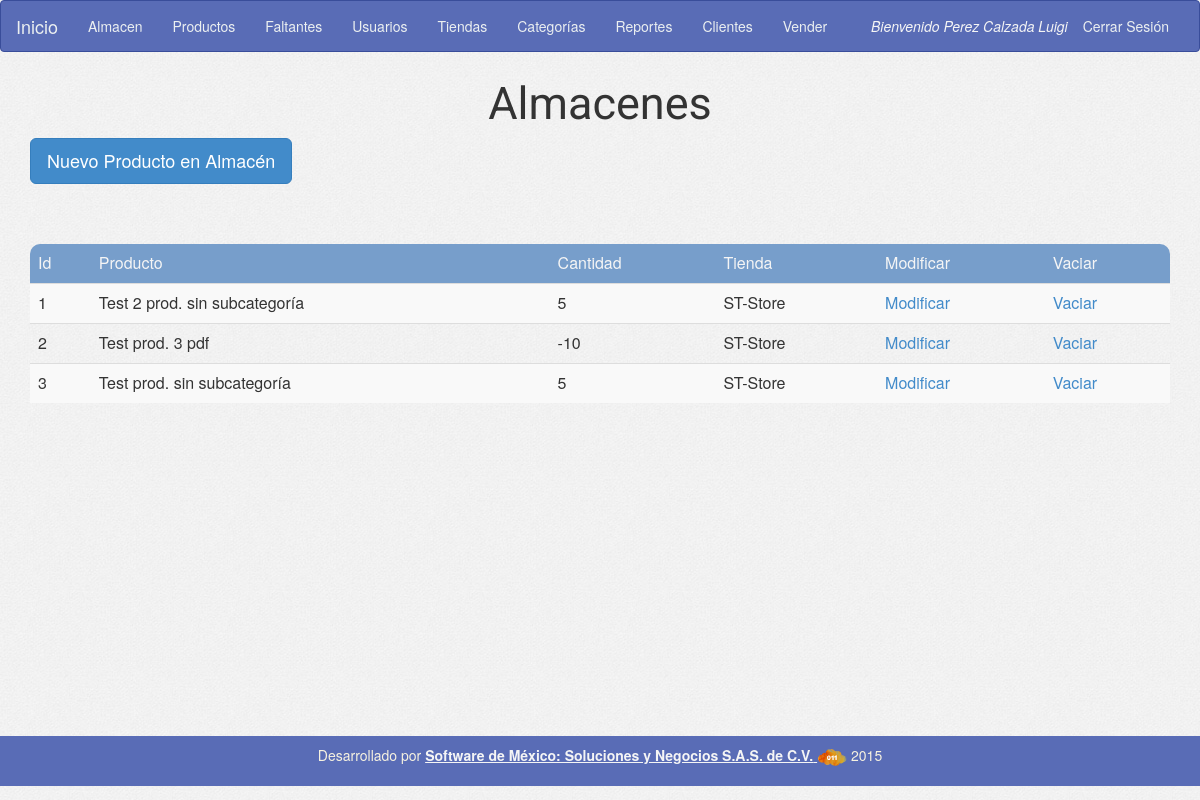
Page /cotizador/form_select_stock_2.php (signed in) on the earlier database version.
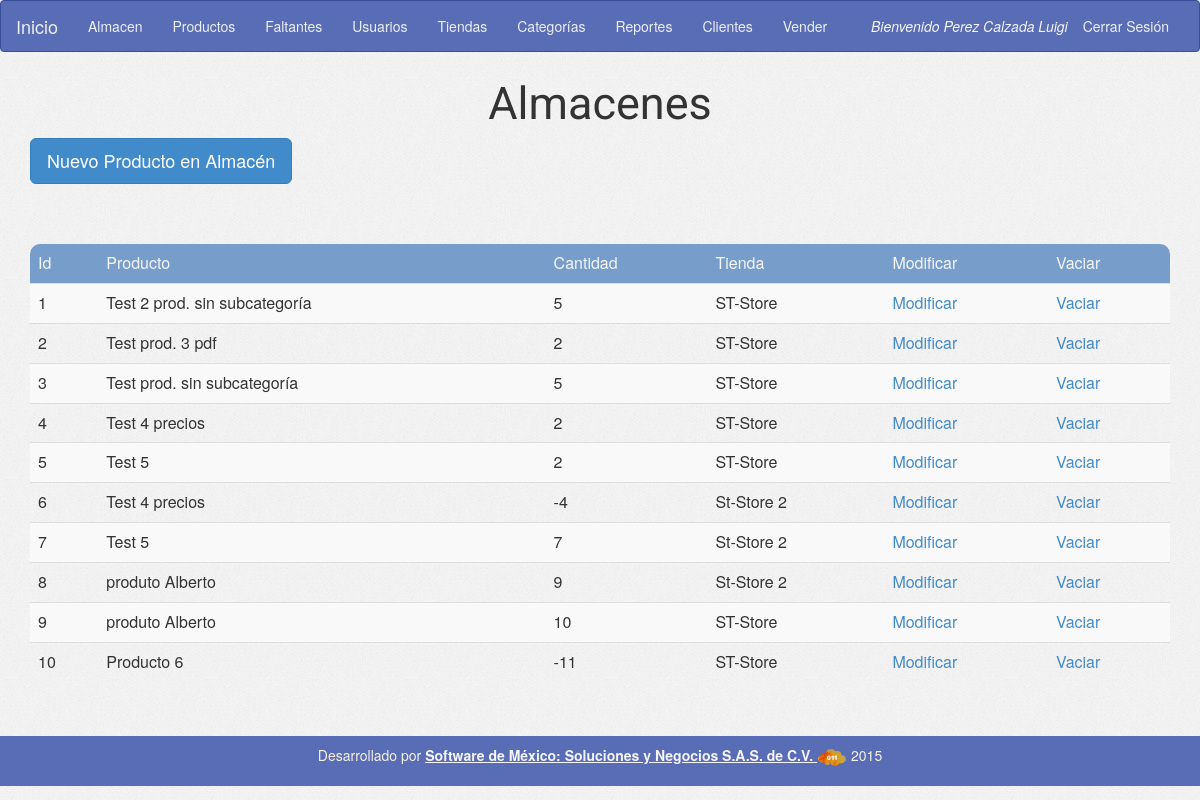
Same page on the later database version.
### tables this page shows
CREATE TABLE `almacenes` (
  `id` int(11) NOT NULL,
  `created` date NOT NULL,
  `user_create` int(11) NOT NULL,
  `updated` date NOT NULL,
  `user_update` int(11) NOT NULL,
  `producto_id` int(11) NOT NULL,
  `cantidad` int(11) NOT NULL,
  `tienda_id` int(11) NOT NULL
);

### cotizador/config/conexion.php (called while the page is built, shortened)
<?php
	$tStock="almacenes";
        $tProduct="productos";
        $tStore="tiendas";
?>

### cotizador/form_select_stock_2.php (the view, shortened to what this page needs)
<?php
include('config/conexion.php');
include('header.php');
include ('menu.php');
if (!isset($_SESSION['sessA']))
  echo '<div class="row"><div class="col-sm-12 text-center"><h2>No ha iniciado sesión de Administrador</h2></div></div>';
else if ($_SESSION['perfil'] != "1")
  echo '<div class="row><div class="col-sm-12 text-center"><h2>No tienes permiso para entrar a esta sección</h2></div></div>';
else {
  $sqlGetStocks = "SELECT id, (SELECT nombre FROM $tProduct WHERE id=$tStock.producto_id) as producto, cantidad, ( SELECT nombre FROM $tStore WHERE id=$tStock.tienda_id) as tienda FROM $tStock ";
  $resGetStocks = $con->query($sqlGetStocks);
  $optStocks = '';
  if ($resGetStocks && $resGetStocks->num_rows > 0) {
    while ($rowGetStocks = $resGetStocks->fetch_assoc()) {
      $optStocks .= '<tr>';
      $optStocks .= '<td>' . $rowGetStocks['id'] . '</td>';
      $optStocks .= '<td>' . $rowGetStocks['producto'] . '</td>';
      $optStocks .= '<td>' . $rowGetStocks['cantidad'] . '</td>';
      $optStocks .= '<td>' . $rowGetStocks['tienda'] . '</td>';
      $optStocks .= '<td><a href="form_update_stock.php?id=' . $rowGetStocks['id'] . '" >Modificar</a></td>';
      $optStocks .= '<td><a class="delete" data-id="' . $rowGetStocks['id'] . '" >Vaciar</a></td>';
      $optStocks .= '</tr>';
    }
  } else {
    $optStocks.='<tr><td colspan="6">No existen productos en almacen aún.</td></tr>';
  }
  ?>
  <div class="container">
    <div class="row">
      <div class="titulo-crud text-center">
        Almacenes
      </div>
      <div class="col-md-12">
        <button type="button" class="btn btn-primary btn-lg" data-toggle="modal" data-target="#myModalAdd">
          Nuevo Producto en Almacén
        </button>
      </div>
    </div>
  </div>
    <div class="msg"></div>
  <br>
  <table class="table table-striped">
    <thead>
      <tr>
        <td class="t-head-first">Id</td>
        <td class="t-head">Producto</td>
        <td class="t-head">Cantidad</td>
        <td class="t-head">Tienda</td>
        <td class="t-head">Modificar</td>
        <td class="t-head-last">Vaciar</td>
      </tr>
    </thead>
    <tbody>
      <?= $optStocks; ?>
    </tbody>
  </table>
  <?php
}
include ('footer.php');
?>

Differences in the rows shown:
changed almacenes id 2: cantidad "-10" → "2"
added almacenes: id "4", producto "Test 4 precios", cantidad "2", tienda "ST-Store"
added almacenes: id "5", producto "Test 5", cantidad "2", tienda "ST-Store"
added almacenes: id "6", producto "Test 4 precios", cantidad "-4", tienda "St-Store 2"
added almacenes: id "7", producto "Test 5", cantidad "7", tienda "St-Store 2"
added almacenes: id "8", producto "produto Alberto", cantidad "9", tienda "St-Store 2"
added almacenes: id "9", producto "produto Alberto", cantidad "10", tienda "ST-Store"
added almacenes: id "10", producto "Producto 6", cantidad "-11", tienda "ST-Store"
